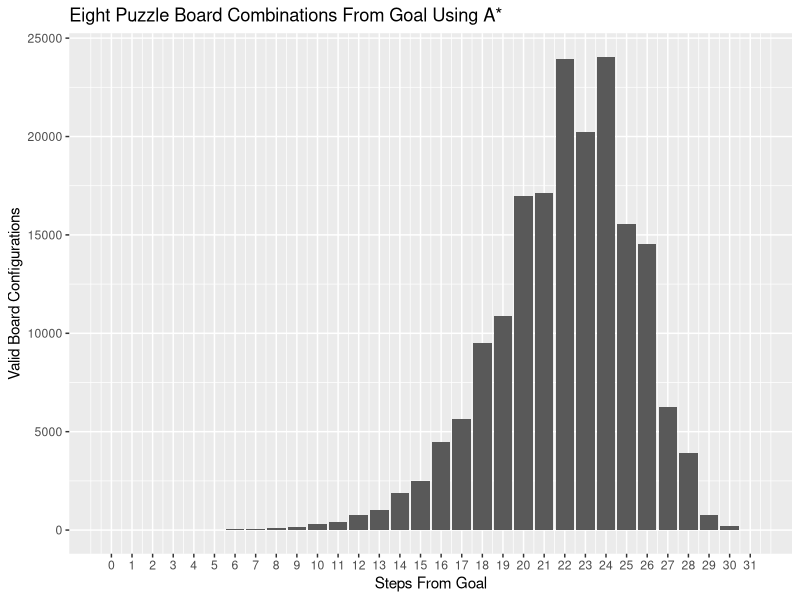

Source code (R):
library(ggplot2)

d <- read.table('steps-from-goal.txt',
                sep=":", 
                col.names=c('step', 'count'), 
                fill=FALSE, 
                strip.white=TRUE)

print(ggplot(d, aes(x=step, y=count)) + 
        geom_bar(stat='identity') +
        xlab('Steps From Goal') + 
        ylab('Valid Board Configurations') + 
        scale_x_continuous(breaks=seq(min(d$step), max(d$step))) + 
        ggtitle('Eight Puzzle Board Combinations From Goal Using A*'))
